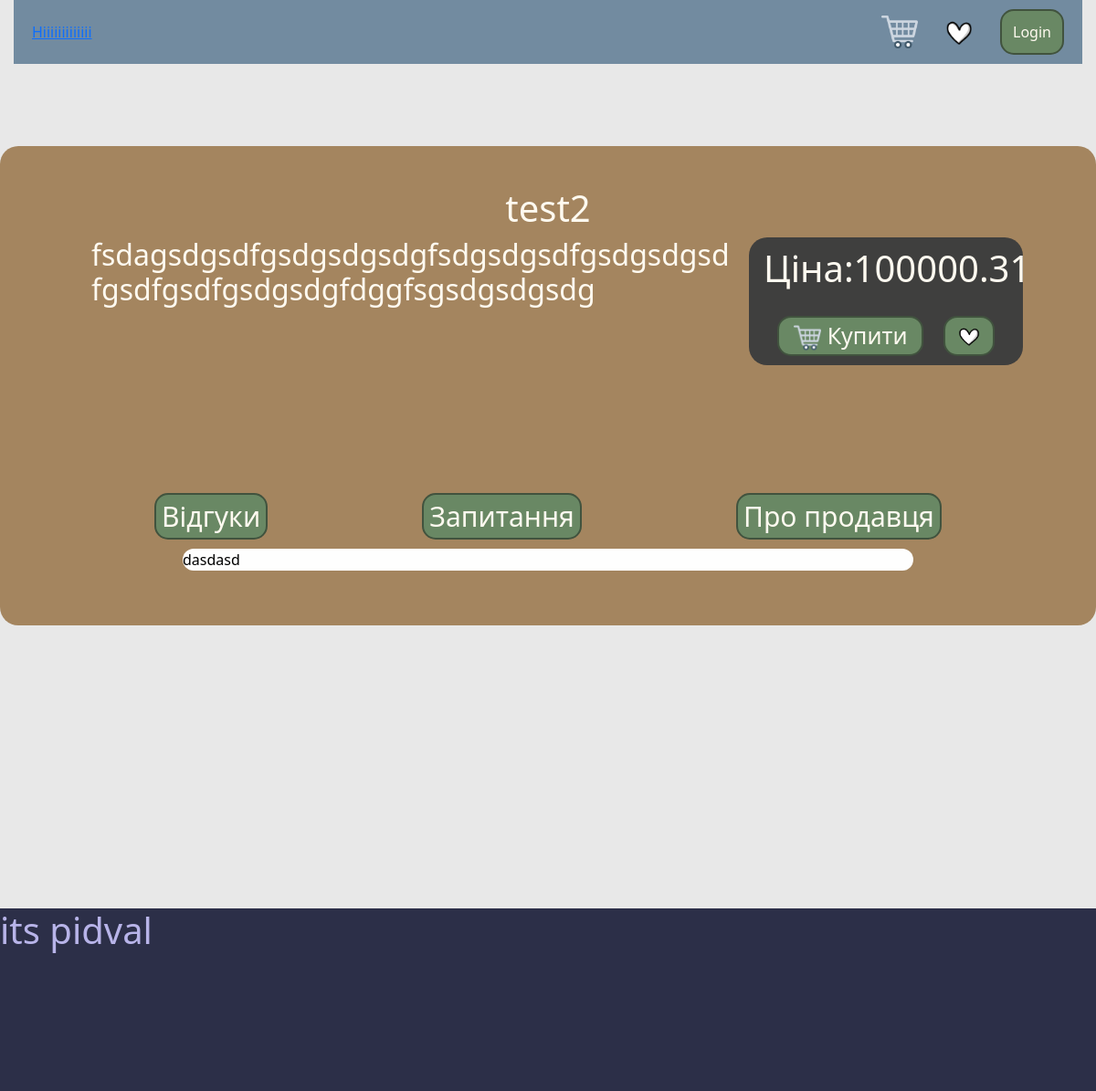
The app's page /item/2 with its own data.
### tables this page shows
CREATE TABLE products(id INTEGER PRIMARY KEY AUTOINCREMENT, name_product TEXT, info_for_product TEXT, price REAL, main_img TEXT, dop_img1 TEXT, dop_img2 TEXT);

### routes/home.py (the view)
@home_bp.route('/item/<int:item_id>')
def item(item_id):
    item = get_order_details(item_id)
    return render_template('item.html', item=item)

### models.py (called while the page is built)
def get_conect_bd():
    conn = sqlite3.connect('Flask/my_database.sqlite')
    conn.row_factory = sqlite3.Row
    return conn

def get_order_details(item_id):
    conn = get_conect_bd()
    item = conn.execute('SELECT * FROM products WHERE id = ?', (item_id,)).fetchone()
    conn.close()
    return item

### templates/item.html (shortened to what this page needs)
{% extends 'home.html' %}
{% block content %}
<div class="item">
    <div class="itembg" style="padding-top: 20px;">
        <div style="margin: 0 auto; max-width: 600px;">
            <div class="itemimg">
            </div>
        </div>
        <div>
            <h1 style="text-align: center;">{{ item.name_product }}</h1>
            <div style="display: flex; max-width: 1000px; margin: 0 auto;">
                <div class="itemtext" style="width: 700px;">
                    <h2>{{ item.info_for_product }}</h2>
                </div>
                <div style="background-color: #3a3b3df2; margin-left: 20px; width: 300px; height: 140px; border-radius: 20px; padding: 10px;">
                    <div style="display: flex;">
                        <h3 style="font-size: 40px; margin-left: 6px;">Ціна: </h3>
                        <p style="align-content: center; font-size: 30px; font-weight: 700; margin: 10px auto 0;"><h1> {{ item.price }}</h1></p>
                    </div>
                    <div style="display: flex; justify-content: space-evenly; margin-top: 20px;">
                        <form action="{{ url_for('basket_bp.add_to_basket', item_id=item.id) }}" method="post">
                            <button type="submit" class="buttonregistr" style="font-size: 25px; width: 160px;">
                                <img src="{{ url_for('static', filename='img/basket.png') }}" style="width: 30px; height: 30px;"> Купити
                            </button>
                        </form>
                        <form action="{{ url_for('like_bp.add_to_like', item_id=item.id) }}" method="post">
                            <button type="submit" class="buttonregistr">
                                <img src="{{ url_for('static', filename='img/like.png') }}" style="width: 40px; height: 38px;">
                            </button>
                        </form>
                    </div>
                </div>
            </div>
        </div>
        <div>
            <div class="itembutton">
                <button class="buttonregistr" onclick="reviews()">Відгуки</button>
                <button class="buttonregistr" onclick="question()">Запитання</button>
                <button class="buttonregistr" onclick="info()">Про продавця</button>
            </div>
            <div style="margin: 10px 200px;">
                <div id="visible1">
                    <div class="reviews">
                        <p>dasdasd</p>
                    </div>
                </div>
            </div>
        </div>
    </div>
</div>
{% endblock %}

### static/css/base.css (style rules this page uses)
h1, h2, h3, h4, h5, h6 { color: #FFFAF0; }
p { margin-bottom: 0; color: black; }
.buttonregistr { background-color: #698864; border-radius: 15px; border: 2px solid #0d0d0d6e; color: #FFFAF0; transition: transform 0.2s ease-in-out; }
.item { max-width: 1400px; margin: 10px auto; }
.itembg { background-color: #7d4d10a1; height: auto; padding-bottom: 50px; border-radius: 20px; }
.itemimg { width: 800px; }
.itemtext { overflow-wrap: break-word; width: 1000px; margin: 0 auto; }
.itembutton { margin-top: 140px; font-size: 30px; display: flex; justify-content: space-evenly; }
.reviews { width: 1000px; background-color: #fefefe; border-radius: 20px; }
#visible1 { display: flex; }

### records on screen
products: name_product "test2", info_for_product "fsdagsdgsdfgsdgsdgsdgfsdgsdgsdfgsdgsdgsdfgsdfgsdfgsdgsdgfdggfsgsdgsdgsdg", price "100000.31"
